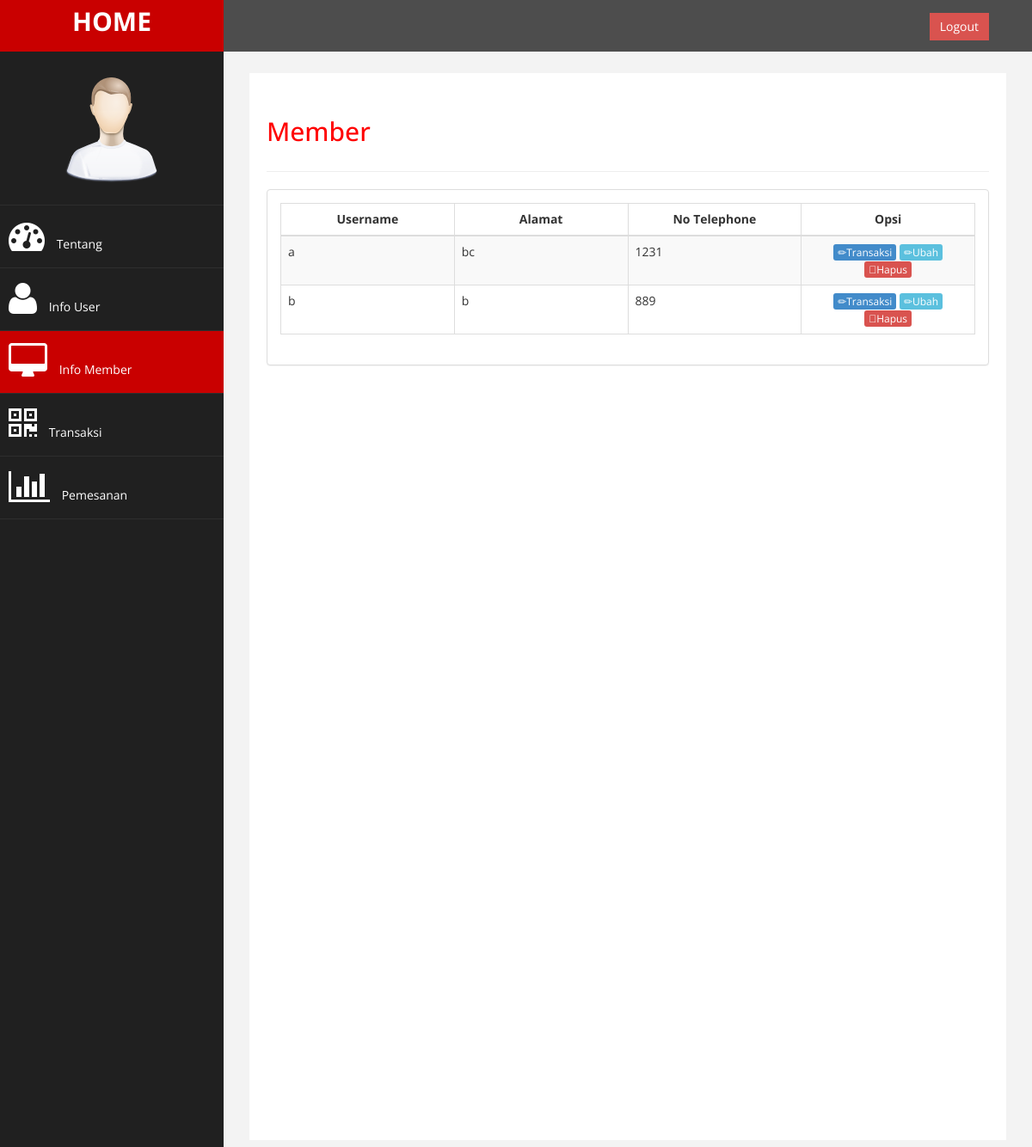
Screenshot of /index.php/member with the database file from the repository.
### tables this page shows
CREATE TABLE `user` (
  `id_user` int(5) NOT NULL,
  `username` varchar(25) NOT NULL,
  `alamat` text NOT NULL,
  `no_tlp` int(12) NOT NULL,
  `kata_sandi` varchar(16) NOT NULL,
  `id_member` int(7) DEFAULT NULL
);

### application/controllers/Member.php (called while the page is built, shortened)
<?php
class Member extends CI_Controller {
	public $model = NULL;
	public function __construct(){
		$this->load->model('Member_model');
		$this->model = $this->Member_model;
		$this->load->database();
		$this->load->helper ('url');
	}
	public function index(){
		$this->read();
	}
	public function read(){
		$rows = $this->model->read();
		$this->load->view('Member/read_member', [
			'rows'	=>	$rows,
		]);
	}
}
?>

### index.php (called while the page is built, shortened)
<?php
require_once BASEPATH.'core/CodeIgniter.php';

### application/models/Member_model.php (called while the page is built, shortened)
<?php
class Member_model extends CI_Model{
	public function read(){
		$sql = "SELECT * FROM member JOIN user WHERE member.id_member = user.id_member ORDER BY member.id_member";
		$query=$this->db->query($sql);
		return $query->result();
	}
}
?>

### application/views/Member/read_member.php (the view, shortened to what this page needs)
<!DOCTYPE html>
<html xmlns="http://www.w3.org/1999/xhtml">
<head>
    <link href="<?php echo base_url();?>assets/css/bootstrap.css" rel="stylesheet" />
    <link href="<?php echo base_url();?>assets/css/font-awesome.css" rel="stylesheet" />
    <link href="<?php echo base_url();?>assets/css/custom.css" rel="stylesheet" />
</head>
<body>
    <div id="wrapper">
        <nav class="navbar navbar-default navbar-cls-top " role="navigation" style="margin-bottom: 0">
            <div class="navbar-header">
                <a class="navbar-brand" href="beranda">HOME</a>
            </div>
  <div style="color: white;
padding: 15px 50px 5px 50px;
float: right;
font-size: 16px;">  &nbsp; <a href="login" class="btn btn-danger square-btn-adjust">Logout</a> </div>
        </nav>
                <nav class="navbar-default navbar-side" role="navigation">
            <div class="sidebar-collapse">
                <ul class="nav" id="main-menu">
                <li class="text-center">
                    <img src="<?php echo base_url();?>assets/img/find_user.png" class="user-image img-responsive"/>
                    </li>
                     <li>
                        <a href="Beranda"><i class="fa fa-dashboard fa-3x"></i> Tentang</a>
                    </li>
                     <li>
                        <a  href="User"><i class="fa fa-user fa-3x"></i> Info User</a>
                    </li>
                    <li>
                        <a  class="active-menu" href="Member"><i class="fa fa-desktop fa-3x"></i> Info Member</a>
                    </li>
                    <li>
                        <a  href="Transaksi"><i class="fa fa-qrcode fa-3x"></i> Transaksi</a>
                    </li>
               <li  >
                        <a   href="Pemesanan"><i class="fa fa-bar-chart-o fa-3x"></i> Pemesanan</a>
                    </li>
                </ul>
            </div>
        </nav>
        <div id="page-wrapper" >
            <div id="page-inner">
                <div class="row">
                    <div class="col-md-12">
                    </div>
                </div>
            <div id="page-inner">
                <div class="row">
                    <div class="col-md-12">
                     <h2>Member</h2>
                    </div>
                </div>
                 <hr />
            <div class="row">
                <div class="col-md-12">
                    <div class="panel panel-default">
                        <div class="panel-body">
                            <div class="table-responsive">
                                <table class="table table-striped table-bordered table-hover" id="dataTables-example">
                                    <thead>
                                        <tr>
                                            <th width="100"><center>Username</center></th>
                                            <th width="100"><center>Alamat</center></th>
                                            <th width="100"><center>No Telephone</center></th>
                                            <th width="100"><center>Opsi</center></th>
                                        </tr>
                                    </thead>
                                    <tbody>
                                        <?php
                                                foreach ($rows as $row) {
                                            ?>
                                            <tr>
                                                <td><?php echo $row->username; ?></td>
                                                <td><?php echo $row->alamat; ?></td>
                                                <td><?php echo $row->no_tlp; ?></td>
                                                <td align="center">
                                                    <a class="btn-xs btn-primary" href="<?php echo base_url()?>/Member/transaksi/<?php echo $row->id_user;?>"><span class="glyphicon-pencil">Transaksi</span></a>
                                                    <a class="btn-xs btn-info" href="<?php echo base_url()?>/Member/update/<?php echo $row->id_user;?>"><span class="glyphicon-pencil">Ubah</span></a>
                                                    <a class="btn-xs btn-danger" href="<?php echo base_url('Member/delete')?>/<?php echo $row->id_user; ?>"><span class="glyphicon-trash">Hapus</span></a>
                                                </td>
                                            </tr>
                                            <?php
                                            }
                                            ?>
                                    </tbody>
                                </table>
                            </div>
                        </div>
                    </div>
                </div>
            </div>
        </div>
    </div>
        </div>
</body>
</html>

### assets/css/custom.css (style rules this page uses)
body { font-family: 'Open Sans', sans-serif; }
#wrapper { width: 100%; background:#202020; }
#page-wrapper { padding: 15px 15px; min-height: 600px; background:#F3F3F3; }
#page-inner { width:100%; margin:10px 20px 10px 0px; background-color:#fff!important; padding:10px; min-height:1200px; }
.text-center { text-align:center; }
h2 { color: #f00; }
.square-btn-adjust { border: 0px solid transparent; -webkit-border-radius: 0px; -moz-border-radius: 0px; border-radius: 0px; }
.user-image { margin: 25px auto; -webkit-border-radius: 10px; -moz-border-radius: 10px; border-radius: 10px; max-height:170px; max-width:170px; }
.navbar-cls-top .navbar-brand { color: #fff; background: #C90000; width: 260px; text-align: center; height: 60px; font-size: 30px; font-weight: 700; }
.active-menu { background-color:#C90000!important; }
.sidebar-collapse , .sidebar-collapse .nav { background:none; }
.sidebar-collapse .nav { padding:0; }
.sidebar-collapse .nav > li > a { color:#fff; background:#202020; text-shadow:none; }
.sidebar-collapse > .nav > li > a { padding:15px 10px; }
.sidebar-collapse > .nav > li { border-bottom: 1px solid rgba(107, 108, 109, 0.19); }
.navbar-side { border:none; background-color: #202020; }
.navbar-cls-top { background:#4D4D4D; border-bottom:none; }
.navbar-default { border:0px solid black; }
.navbar-header { background: #A70303; }
.nav > li > a > i { margin-right:10px; }
@media (min-width:768px) { #page-wrapper { margin: 0 0 0 260px; padding: 15px 30px; min-height: 1200px; } }
@media (min-width:768px) { .navbar-side { z-index: 1; position: absolute; width: 260px; } }
@media (min-width:768px) { .navbar { border-radius: 0px; } }

### rows the page displays
user: username "a", alamat "bc", no_tlp "1231"
user: username "b", alamat "b", no_tlp "889"
